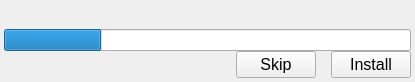
<?xml version="1.0" encoding="UTF-8"?>
<ui version="4.0">
 <class>package_installer</class>
 <widget class="QWidget" name="package_installer">
  <property name="geometry">
   <rect>
    <x>0</x>
    <y>0</y>
    <width>415</width>
    <height>82</height>
   </rect>
  </property>
  <property name="windowTitle">
   <string>Form</string>
  </property>
  <layout class="QVBoxLayout" name="verticalLayout">
   <property name="spacing">
    <number>0</number>
   </property>
   <property name="leftMargin">
    <number>4</number>
   </property>
   <property name="topMargin">
    <number>4</number>
   </property>
   <property name="rightMargin">
    <number>4</number>
   </property>
   <property name="bottomMargin">
    <number>4</number>
   </property>
   <item>
    <widget class="QLabel" name="label_message">
     <property name="text">
      <string/>
     </property>
    </widget>
   </item>
   <item>
    <widget class="QProgressBar" name="progressBar">
     <property name="value">
      <number>24</number>
     </property>
     <property name="format">
      <string/>
     </property>
    </widget>
   </item>
   <item>
    <layout class="QHBoxLayout" name="horizontalLayout">
     <property name="spacing">
      <number>15</number>
     </property>
     <item>
      <widget class="QLabel" name="label_internet_warning">
       <property name="text">
        <string/>
       </property>
      </widget>
     </item>
     <item>
      <spacer name="horizontalSpacer">
       <property name="orientation">
        <enum>Qt::Horizontal</enum>
       </property>
       <property name="sizeHint" stdset="0">
        <size>
         <width>40</width>
         <height>20</height>
        </size>
       </property>
      </spacer>
     </item>
     <item>
      <widget class="QPushButton" name="pushButton_skip">
       <property name="font">
        <font>
         <pointsize>12</pointsize>
        </font>
       </property>
       <property name="text">
        <string>Skip</string>
       </property>
      </widget>
     </item>
     <item>
      <widget class="QPushButton" name="pushButton_install">
       <property name="font">
        <font>
         <pointsize>12</pointsize>
        </font>
       </property>
       <property name="text">
        <string>Install</string>
       </property>
       <property name="iconSize">
        <size>
         <width>16</width>
         <height>16</height>
        </size>
       </property>
      </widget>
     </item>
    </layout>
   </item>
  </layout>
 </widget>
 <resources/>
 <connections/>
</ui>
